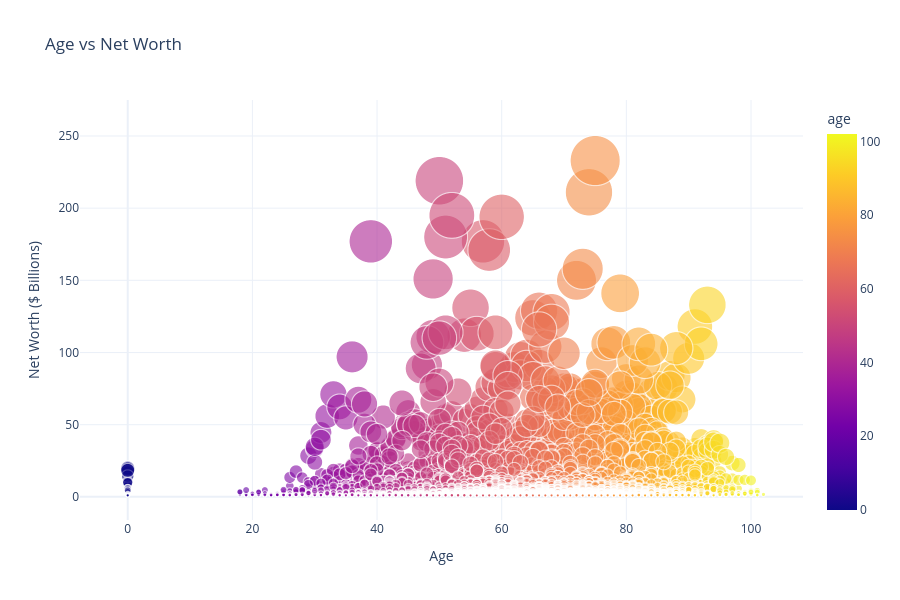

Write notebook code for a chart like this one.
### Code cell
visualizer.visualize_age_vs_wealth()

### Figure 1 — Plotly figure (JSON) as saved in the notebook; plotly's stock layout.template omitted (floating-point values rounded to 4 significant figures; data arrays with more than 128 entries replaced by an {"elided": "..."} marker saying what was removed)
{"data": [{"hovertemplate": "age=%{marker.color}<br>net_worth=%{marker.size}<extra></extra>", "legendgroup": "", "marker": {"color": {"elided": "33765 float values"}, "coloraxis": "coloraxis", "opacity": 0.6, "size": {"elided": "33765 float values"}, "sizemode": "area", "sizeref": 0.0932, "symbol": "circle"}, "mode": "markers", "name": "", "showlegend": false, "type": "scattergl", "x": {"elided": "33765 float values"}, "xaxis": "x", "y": {"elided": "33765 float values"}, "yaxis": "y"}], "layout": {"coloraxis": {"colorbar": {"title": {"text": "age"}}, "colorscale": [[0, "#0d0887"], [0.1111, "#46039f"], [0.2222, "#7201a8"], [0.3333, "#9c179e"], [0.4444, "#bd3786"], [0.5556, "#d8576b"], [0.6667, "#ed7953"], [0.7778, "#fb9f3a"], [0.8889, "#fdca26"], [1, "#f0f921"]]}, "height": 600, "legend": {"itemsizing": "constant", "tracegroupgap": 0}, "title": {"text": "Age vs Net Worth"}, "xaxis": {"anchor": "y", "domain": [0, 1], "title": {"text": "Age"}}, "yaxis": {"anchor": "x", "domain": [0, 1], "title": {"text": "Net Worth ($ Billions)"}}}}
